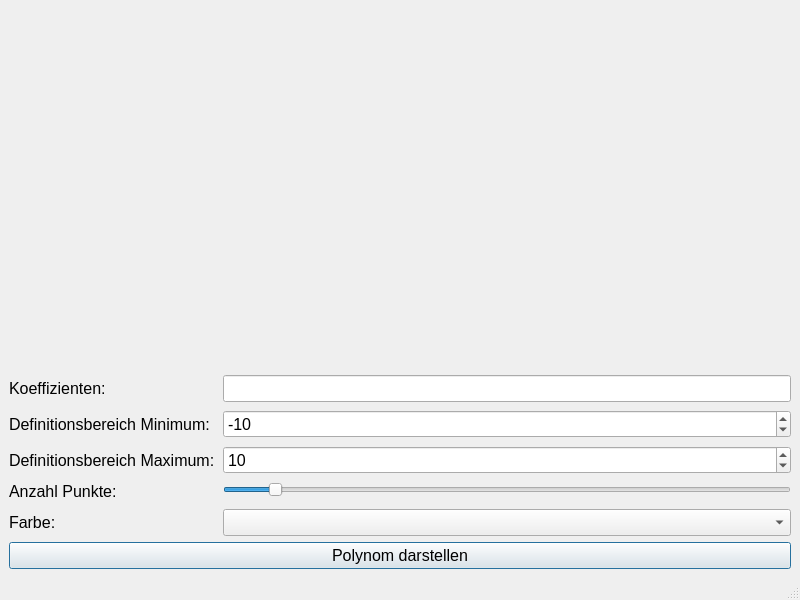
<?xml version="1.0" encoding="UTF-8"?>
<ui version="4.0">
 <class>MainWindow</class>
 <widget class="QMainWindow" name="MainWindow">
  <property name="geometry">
   <rect>
    <x>0</x>
    <y>0</y>
    <width>800</width>
    <height>600</height>
   </rect>
  </property>
  <property name="windowTitle">
   <string>MainWindow</string>
  </property>
  <widget class="QWidget" name="centralwidget">
   <property name="font">
    <font>
     <pointsize>12</pointsize>
    </font>
   </property>
   <layout class="QVBoxLayout" name="verticalLayout_2">
    <item>
     <layout class="QVBoxLayout" name="verticalLayout">
      <property name="sizeConstraint">
       <enum>QLayout::SetDefaultConstraint</enum>
      </property>
      <item>
       <widget class="QWidget" name="widget" native="true">
        <property name="enabled">
         <bool>true</bool>
        </property>
        <property name="autoFillBackground">
         <bool>false</bool>
        </property>
       </widget>
      </item>
      <item>
       <layout class="QFormLayout" name="formLayout">
        <property name="fieldGrowthPolicy">
         <enum>QFormLayout::AllNonFixedFieldsGrow</enum>
        </property>
        <property name="rowWrapPolicy">
         <enum>QFormLayout::DontWrapRows</enum>
        </property>
        <property name="formAlignment">
         <set>Qt::AlignBottom|Qt::AlignLeading|Qt::AlignLeft</set>
        </property>
        <property name="horizontalSpacing">
         <number>8</number>
        </property>
        <property name="verticalSpacing">
         <number>8</number>
        </property>
        <item row="0" column="0">
         <widget class="QLabel" name="label">
          <property name="text">
           <string>Koeffizienten:</string>
          </property>
         </widget>
        </item>
        <item row="0" column="1">
         <widget class="QLineEdit" name="koefEdit"/>
        </item>
        <item row="1" column="0">
         <widget class="QLabel" name="label_3">
          <property name="text">
           <string>Definitionsbereich Minimum:</string>
          </property>
         </widget>
        </item>
        <item row="1" column="1">
         <widget class="QSpinBox" name="spinBoxMin">
          <property name="minimum">
           <number>-20</number>
          </property>
          <property name="maximum">
           <number>-1</number>
          </property>
          <property name="value">
           <number>-10</number>
          </property>
         </widget>
        </item>
        <item row="2" column="0">
         <widget class="QLabel" name="label_4">
          <property name="text">
           <string>Definitionsbereich Maximum:</string>
          </property>
         </widget>
        </item>
        <item row="2" column="1">
         <widget class="QSpinBox" name="spinBoxMax">
          <property name="minimum">
           <number>1</number>
          </property>
          <property name="maximum">
           <number>20</number>
          </property>
          <property name="value">
           <number>10</number>
          </property>
         </widget>
        </item>
        <item row="3" column="0">
         <widget class="QLabel" name="label_2">
          <property name="text">
           <string>Anzahl Punkte:</string>
          </property>
         </widget>
        </item>
        <item row="3" column="1">
         <widget class="QSlider" name="pSlider">
          <property name="minimum">
           <number>2</number>
          </property>
          <property name="maximum">
           <number>100</number>
          </property>
          <property name="value">
           <number>10</number>
          </property>
          <property name="sliderPosition">
           <number>10</number>
          </property>
          <property name="orientation">
           <enum>Qt::Horizontal</enum>
          </property>
         </widget>
        </item>
        <item row="4" column="0">
         <widget class="QLabel" name="label_5">
          <property name="text">
           <string>Farbe:</string>
          </property>
         </widget>
        </item>
        <item row="4" column="1">
         <widget class="QComboBox" name="comboBoxColor"/>
        </item>
       </layout>
      </item>
      <item>
       <widget class="QPushButton" name="showbutton">
        <property name="text">
         <string>Polynom darstellen</string>
        </property>
        <property name="autoDefault">
         <bool>false</bool>
        </property>
        <property name="default">
         <bool>true</bool>
        </property>
       </widget>
      </item>
     </layout>
    </item>
   </layout>
  </widget>
  <widget class="QMenuBar" name="menubar">
   <property name="geometry">
    <rect>
     <x>0</x>
     <y>0</y>
     <width>800</width>
     <height>26</height>
    </rect>
   </property>
  </widget>
  <widget class="QStatusBar" name="statusbar"/>
 </widget>
 <resources/>
 <connections/>
</ui>
